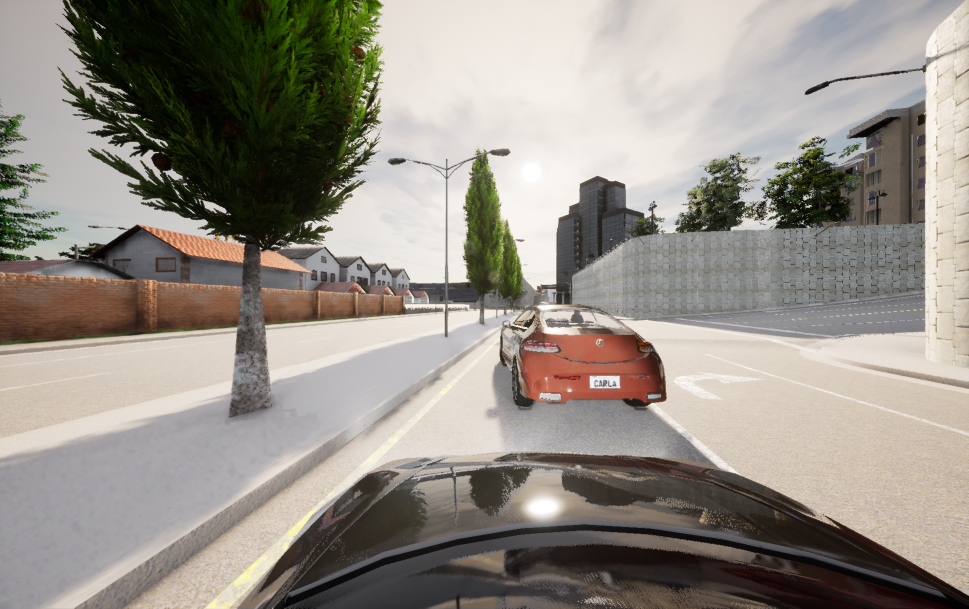
#> input picture Disparity/deep/334L.png, 1937 x 1217 px (shown at 1/2 size)
$ python template-matching.py
#> lines starting #> are read from the running program, lines starting #| are printed output that depends on the picture
import cv2 as cv
import numpy as np
from matplotlib import pyplot as plt
import math

TEMPLATE_WINDOW_SIZE = 9
TEMPLATE_WINDOW_RADIUS = (TEMPLATE_WINDOW_SIZE-1)//2

def disp2deep(disp, b, fov):
	h, w = disp.shape[:2]
	focus_length = w/(2*math.tan(fov*math.pi/360))
	Z = (b*focus_length)/disp
	return Z

def findMatchingPointX(image, template):
    # methods = ['cv.TM_CCOEFF', 'cv.TM_CCOEFF_NORMED', 'cv.TM_CCORR',
    #             'cv.TM_CCORR_NORMED', 'cv.TM_SQDIFF', 'cv.TM_SQDIFF_NORMED']
    res = cv.matchTemplate(image,template, cv.TM_SQDIFF_NORMED)
    min_val, max_val, min_loc, max_loc = cv.minMaxLoc(res)
    w, h = template.shape[::-1]
    # If the method is TM_SQDIFF or TM_SQDIFF_NORMED, take minimum
    return min_loc[0] + (w-1)/2

# [6 lines of commented-out code are left out]

try:
    leftL = cv.imread('334L.png', 0)
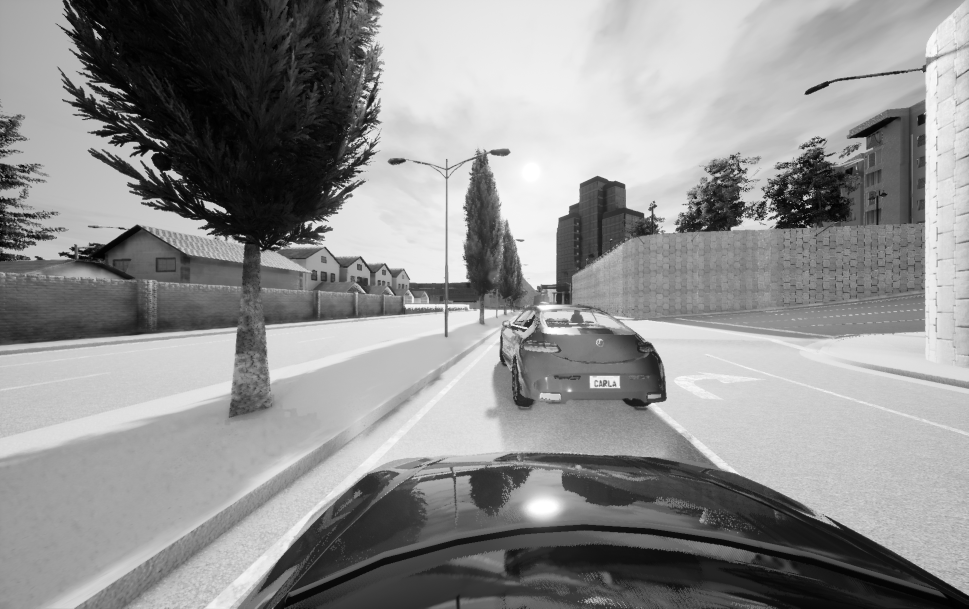
#> leftL: shape (1217, 1937) (shown at 1/2 size); min 0, max 255, mean 144.2
    left = cv.resize(leftL, (leftL.shape[1]//4, leftL.shape[0]//4), interpolation = cv.INTER_AREA)
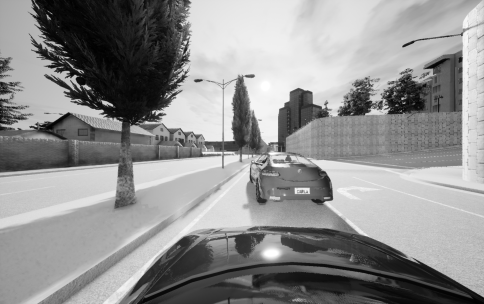
#> left: shape (304, 484); min 1, max 255, mean 144.2
    rightP = cv.imread('334P.png', 0)
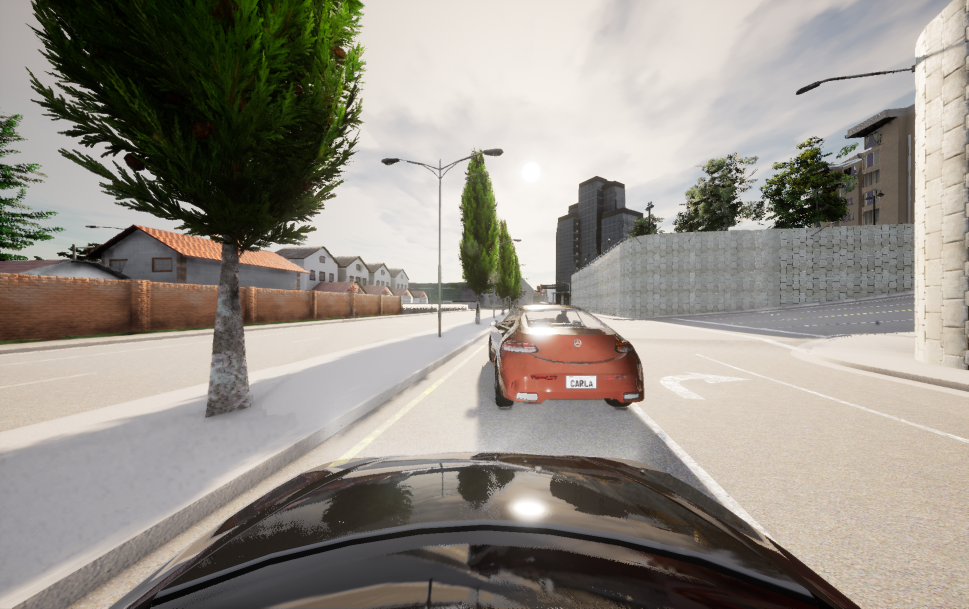
#> input picture Disparity/deep/334P.png, 1937 x 1217 px (shown at 1/2 size)
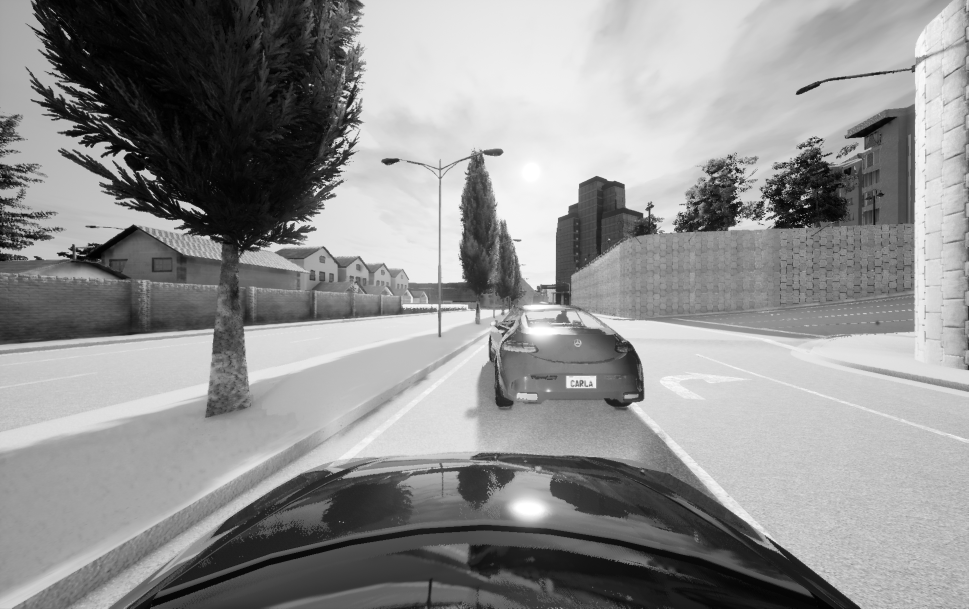
#> rightP: shape (1217, 1937) (shown at 1/2 size); min 0, max 255, mean 144.5
    right = cv.resize(rightP, (rightP.shape[1]//4, rightP.shape[0]//4), interpolation = cv.INTER_AREA)
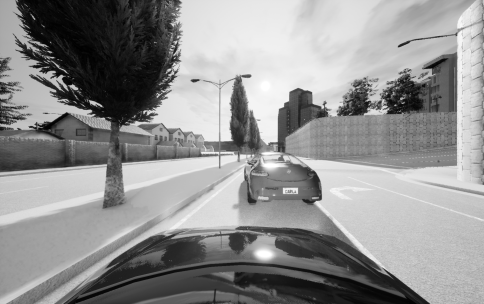
#> right: shape (304, 484); min 0, max 255, mean 144.5
except:
    print("Error reading image")

disparity = right.copy()

wL, hL = left.shape[::-1]
#> wL = 484; hL = 304

for y in range(TEMPLATE_WINDOW_RADIUS, hL-1):
    if (hL - y) <= TEMPLATE_WINDOW_RADIUS:
        break
    for x in range(TEMPLATE_WINDOW_RADIUS, wL-1):
        if (wL - x) <= TEMPLATE_WINDOW_RADIUS:
            break
        disparity[y,x] = x - findMatchingPointX(
            right[(y-TEMPLATE_WINDOW_RADIUS):(y+TEMPLATE_WINDOW_RADIUS),:],
            left[(y-TEMPLATE_WINDOW_RADIUS):(y+TEMPLATE_WINDOW_RADIUS),(x-TEMPLATE_WINDOW_RADIUS):(x+TEMPLATE_WINDOW_RADIUS)]
            )
#> this loop made 297 passes
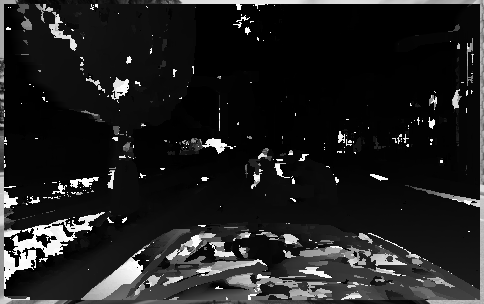
#> disparity: shape (304, 484); min 0, max 255, mean 31.9

depth = disp2deep(disparity, 0.3, 120)
#> in disp2deep, `Z = (b*focus_length)/disp`:
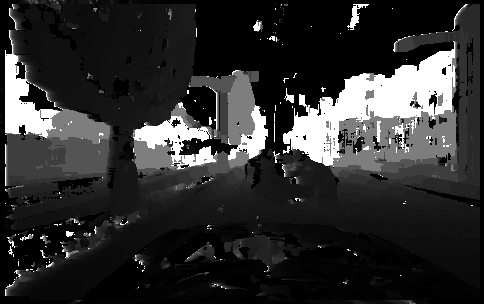
#> Z: shape (304, 484) float64; 16.05% of the values are NaN or infinite; the others: min 0.164, max 41.92, mean 9.47; drawn with min black, max white, NaN and infinite black

f, axarr = plt.subplots(1,2)
# axarr[0].imshow(left,'gray')
# axarr[1].imshow(right,'gray')
axarr[0].imshow(disparity, 'gray')
axarr[1].imshow(depth, 'gray')
plt.show()
